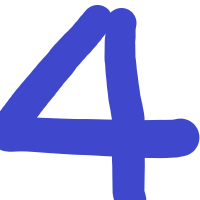
#> input picture image.png, 200 x 200 px
$ python -i chino0.py   (imports and definitions only)
#> lines starting #> are read from the running program, lines starting #| are printed output that depends on the picture
import tkinter as tk
import tkinter.filedialog as fd
import PIL.Image
import PIL.ImageTk

def imageToData(filename):
#> called with filename = '../image.png'
  grayImage = PIL.Image.open(filename).convert("L")
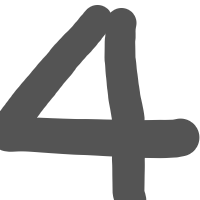
#> grayImage: PIL image 200x200 L; min 84, max 255, mean 185.8
  grayImage = grayImage.resize((8,8), PIL.Image.Resampling.LANCZOS)

#> (the run stopped early here; a loop or call above may not have finished)
